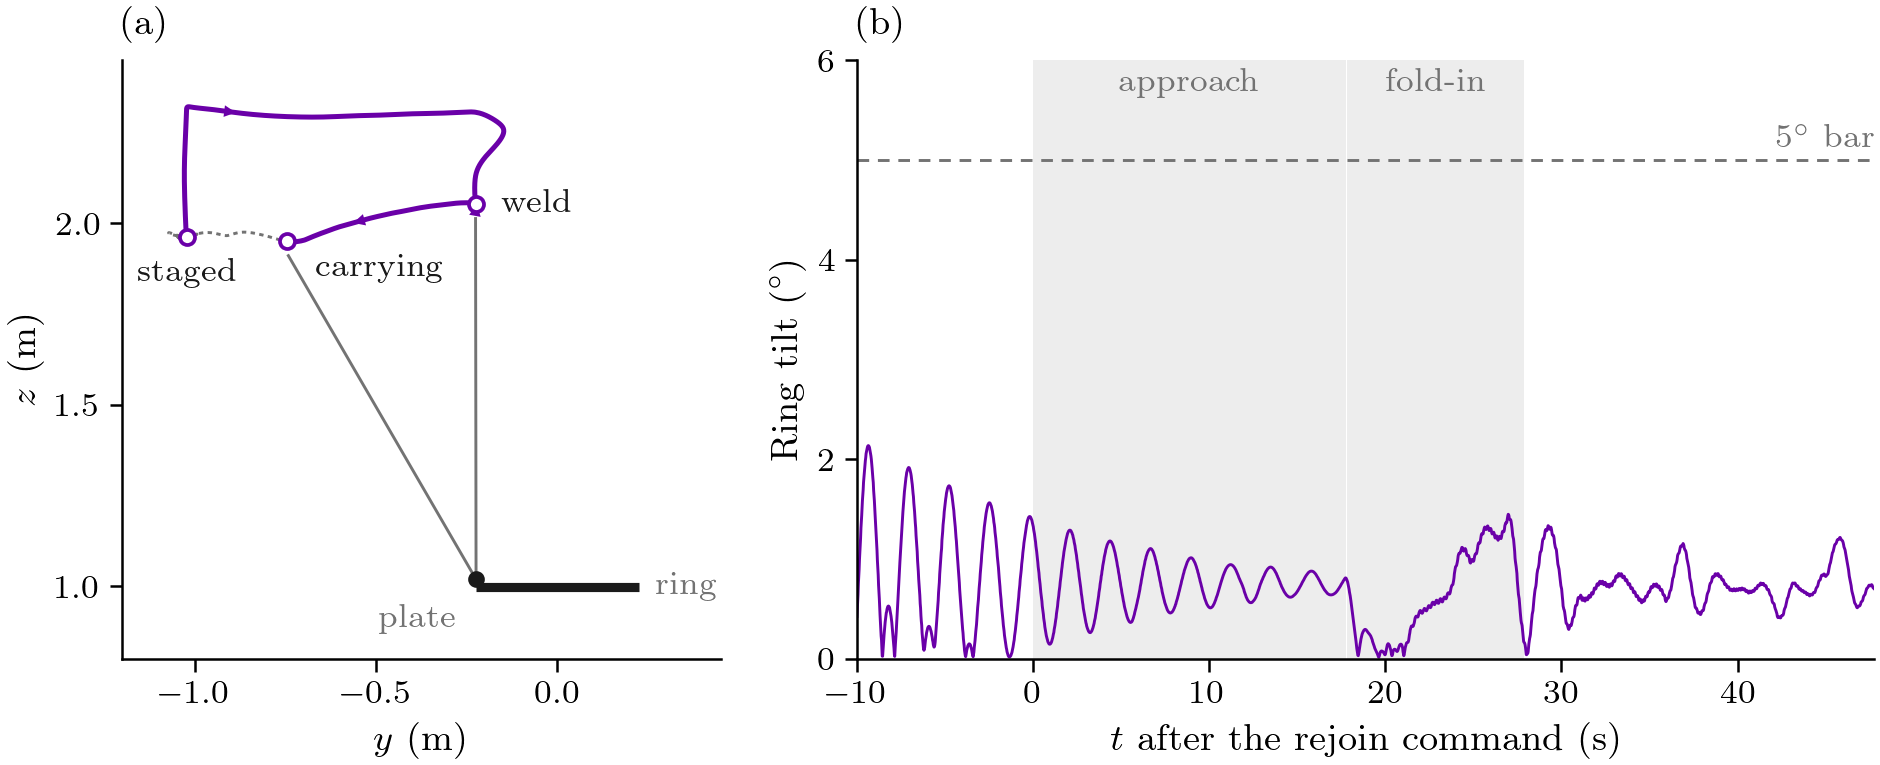

Write the Python code that produced this figure.
#!/usr/bin/env python3
"""The rejoin of a departed carrier (card docs/experiments/2026-10-23_rejoin_departed.md, E2; run R2594).

Message: a carrier released from the T flies back to its own plate (climb, transit over the plate, descent), is
re-welded there and folded back in, and the ring's tilt stays under 1.5 deg throughout (bar 5 deg).
Hero (a): the rejoiner's body path seen from the side (its plane: x = 0 in this run), from the release to LAND, with
its rod at the weld and folded in (pivot 4 cm under the body, straight to the plate). Support (b): the ring's tilt from
the release to LAND, the staged hold, the approach and the fold-in blend shaded, the 5 deg fold-in bar dashed.
Left out: the opposite pair (it flies on, ~0.74 m either side along x), the rod while free (no tip log in this run),
the lift and the landing. Events from events.csv; positions and tilt from run.csv as recorded.
"""
import csv
import glob
import os
import sys

import numpy as np
import pandas as pd

sys.path.insert(0, os.path.dirname(os.path.abspath(__file__)))
import review_style as S  # noqa: E402

RUN, DRONE = 'R2594', 1
PIVOT_DZ = 0.04          # the pivot sits 4 cm under the body (rig geometry, launch arg pivot_offset_z -0.04)
TILT_BAR_DEG = 5.0
DATA = '#6a00a8'          # the 4-carrier colour of the fleet-size palette       # the card's fold-in bar (weld .. +15 s)


def main():
    d = glob.glob(os.path.join(S.REPO, 'results', '*', f'{RUN}_*'))[0]
    run = pd.read_csv(os.path.join(d, 'logs', 'run.csv')).drop_duplicates('t')
    ev = {}
    for e in csv.DictReader(open(os.path.join(d, 'logs', 'events.csv'))):
        ev.setdefault(e['event'], float(e['sim_time']))
    t = run.t.to_numpy()
    body = run[[f'd{DRONE}_x', f'd{DRONE}_y', f'd{DRONE}_z']].to_numpy()
    ring = run[['payload_x', 'payload_y', 'payload_z']].to_numpy()
    t0, t1 = ev['RELEASE'], ev['LAND']
    w = (t >= t0) & (t <= t1)
    tb0 = ev['REJOIN_START'] - 10.0          # (b) opens 10 s before the rejoin command, in the staged hover
    wb = (t >= tb0) & (t <= t1)

    def at(tt):
        return int(np.searchsorted(t, tt))

    S.setup()
    fig = S.figure('full', 2.55)
    gs = fig.add_gridspec(1, 2, width_ratios=[1.0, 1.55])
    ax = fig.add_subplot(gs[0])
    ax_t = fig.add_subplot(gs[1])

    # (a) side view in the rejoiner's plane (y, z); the plate is the rim point on the rejoiner's side
    i_w = at(ev['REJOIN_WELD'])
    rc = ring[i_w]
    plate = np.array([rc[1] - 0.225, rc[2] + 0.02])
    r_lo, r_hi = rc[1] - 0.225, rc[1] + 0.225
    ax.plot([r_lo, r_hi], [rc[2], rc[2]], color=S.INK, lw=2.2, solid_capstyle='butt', zorder=3)
    ax.annotate('ring', xy=(r_hi, rc[2]), xytext=(4, 0), textcoords='offset points', ha='left', va='center',
                fontsize=8, color=S.GREY)
    for tt, name in ((ev['REJOIN_WELD'], 'weld'), (ev['REJOIN_BLEND_OVER'] + 2.0, 'folded in')):
        i = at(tt)
        piv = np.array([body[i, 1], body[i, 2] - PIVOT_DZ])
        ax.plot([piv[0], plate[0]], [piv[1], plate[1]], color=S.GREY, lw=S.LW_CTX, zorder=2)
    out = (t >= t0) & (t <= ev['REJOIN_START'])
    back = (t >= ev['REJOIN_START']) & (t <= t1)
    ax.plot(body[out, 1], body[out, 2], color=S.GREY, lw=S.LW_CTX, ls=(0, (1.5, 1.5)), zorder=4)
    ax.plot(body[back, 1], body[back, 2], color=DATA, lw=S.LW_HERO, zorder=4)
    # arrowheads along the return: the climb, the transit over the plate, the descent, the fold-in
    for frac in (0.08, 0.3, 0.62, 0.86):
        tt = ev['REJOIN_START'] + frac * (ev['REJOIN_BLEND_OVER'] - ev['REJOIN_START'])
        if ev['REJOIN_WELD'] - 4.0 < tt < ev['FOLD_IN'] + 1.0:
            continue
        i, j = at(tt), at(tt + 0.4)
        ax.annotate('', xy=(body[j, 1], body[j, 2]), xytext=(body[i, 1], body[i, 2]),
                    arrowprops=dict(arrowstyle='-|>', color=DATA, lw=0, mutation_scale=7), zorder=6)
    marks = (('RELEASE', 'carrying', (7, -3), 'left'), ('REJOIN_START', 'staged', (0, -5), 'center'),
             ('REJOIN_WELD', 'weld', (6, 0), 'left'))
    for key, text, off, ha in marks:
        i = at(ev[key])
        ax.plot(body[i, 1], body[i, 2], 'o', ms=3.6, mfc='white', mec=DATA, mew=0.9, zorder=7)
        ax.annotate(text, xy=(body[i, 1], body[i, 2]), xytext=off, textcoords='offset points', ha=ha,
                    va={'carrying': 'top', 'staged': 'top'}.get(text, 'center'), fontsize=8, color=S.INK)
    ax.plot(plate[0], plate[1], 'o', ms=3, color=S.INK, zorder=5)
    ax.annotate('plate', xy=plate, xytext=(-5, -6), textcoords='offset points', ha='right', va='top', fontsize=8,
                color=S.GREY)
    ax.set_aspect('equal')
    ax.set_xlim(-1.2, 0.45)
    ax.set_ylim(0.8, 2.45)
    ax.set_xticks([-1.0, -0.5, 0.0])
    ax.set_yticks([1.0, 1.5, 2.0])
    ax.set_xlabel(r'$y$ (m)')
    ax.set_ylabel(r'$z$ (m)')

    # (b) the ring's tilt, release to LAND
    tilt = run.payload_tilt_deg.to_numpy()
    ta = ev['REJOIN_START']
    for a, b, text in ((ev['REJOIN_START'], ev['REJOIN_WELD'], 'approach'),
                       (ev['FOLD_IN'], ev['REJOIN_BLEND_OVER'], 'fold-in')):
        ax_t.axvspan(a - ta, b - ta, color=S.FILL, lw=0, zorder=0)
        ax_t.annotate(text, xy=((a + b) / 2 - ta, 1.0), xycoords=('data', 'axes fraction'), xytext=(0, -2),
                      textcoords='offset points', ha='center', va='top', fontsize=8, color=S.GREY)
    S.ref_line(ax_t, TILT_BAR_DEG, r'$5^\circ$ bar')
    ax_t.plot(t[wb] - ta, tilt[wb], color=DATA, lw=S.LW_CTX, rasterized=True)
    win = (t >= ev['REJOIN_WELD']) & (t <= ev['REJOIN_WELD'] + 15.0)
    print(f"weld {ev['REJOIN_WELD'] - ev['REJOIN_START']:.2f} s after the ATTACH; fold-in tilt peak "
          f"{np.nanmax(tilt[win]):.2f} deg; panel (b) peak {np.nanmax(tilt[wb]):.2f} deg")
    ax_t.set_xlim(tb0 - ta, t1 - ta)
    ax_t.set_ylim(0, 6)
    ax_t.set_yticks([0, 2, 4, 6])
    ax_t.set_xlabel(r'$t$ after the rejoin command (s)')
    ax_t.set_ylabel(r'Ring tilt ($^\circ$)')
    S.ps.panel_label(ax, 'a')
    S.ps.panel_label(ax_t, 'b')
    S.save(fig, 'fig_rejoin')


if __name__ == '__main__':
    main()
